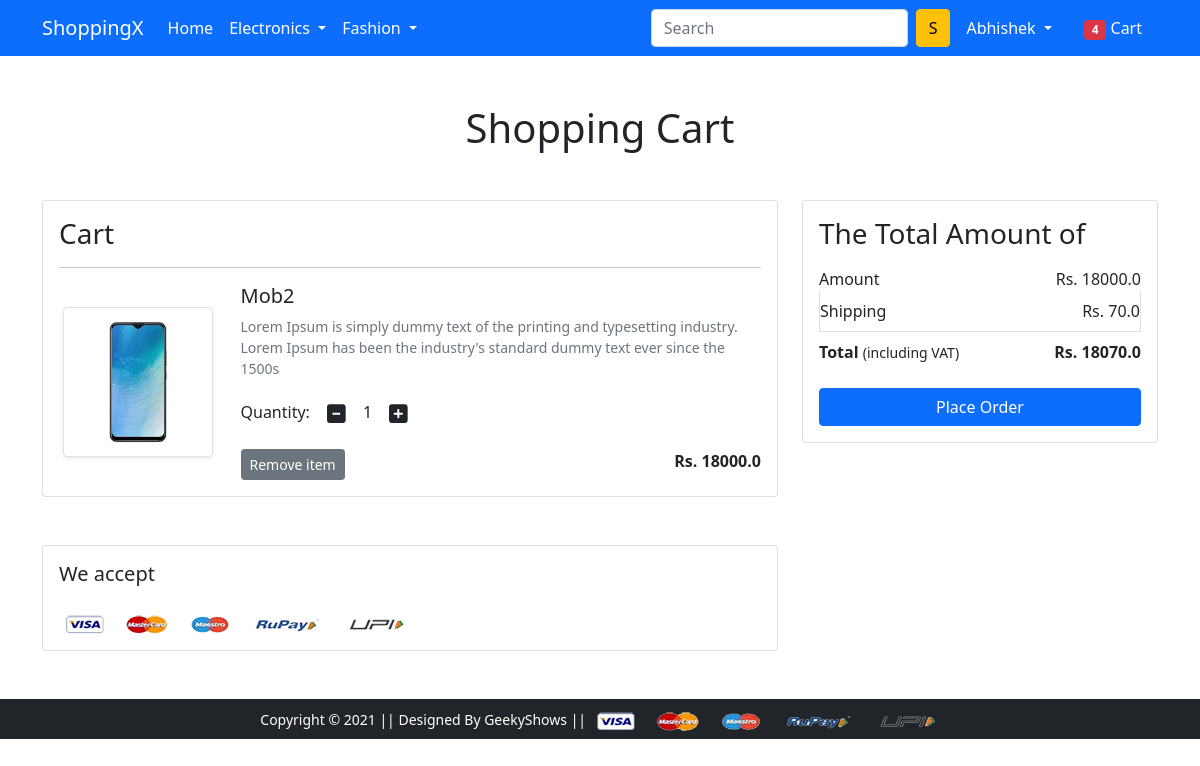
The app's page /cart/ (signed in), older data.
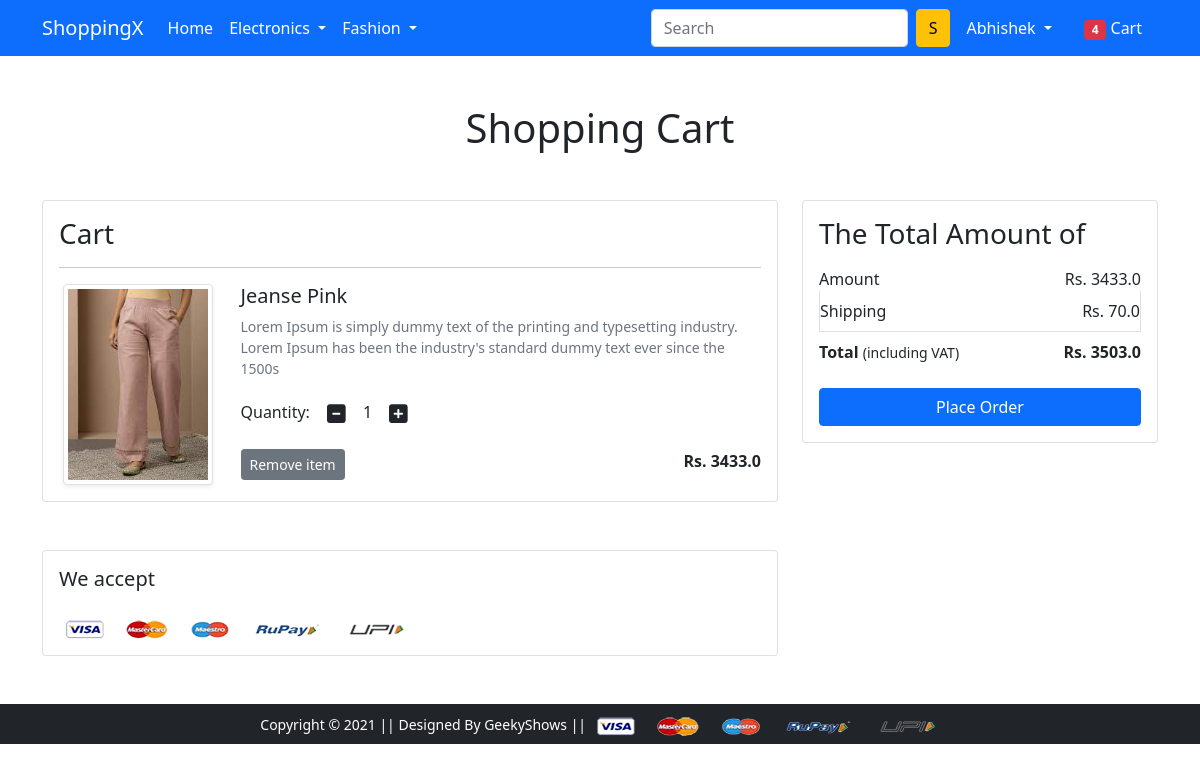
The same page, newer data.
### app/models.py (models this page shows, shortened)
class Cart(models.Model):
    user = models.ForeignKey(User,on_delete=models.CASCADE)
    product = models.ForeignKey(Product,on_delete=models.CASCADE)
    quantity = models.PositiveIntegerField(default=1)

class Product(models.Model):
    title = models.CharField(max_length=100)
    selling_price = models.FloatField()
    discounted_price = models.FloatField()
    description = models.TextField()
    brand = models.CharField(max_length=100)
    category=models.CharField(choices=CATEGORY_CHOICES,max_length=5)
    product_image = models.ImageField(upload_to='productimg')

### app/views.py (the view)
# urls.py: path('cart/',views.show_cart,name='showcart'),
@login_required
def show_cart(request):
  if request.user.is_authenticated:
    user = request.user
    cart = Cart.objects.filter(user=user)
    if cart:
      amount = 0.0
      shipping_amount = 70.0
      for cart_item in cart:
        temp_amt = cart_item.quantity*cart_item.product.discounted_price
        amount+=temp_amt
      total_amount = amount+shipping_amount
      return render(request,'app/addtocart.html',{'carts':cart,'amount':amount,'shipping_amount':shipping_amount,'total_amount':total_amount})
    else:
      return render(request,'app/emptycart.html')

### app/templates/app/addtocart.html (shortened to what this page needs)
{% extends 'app/base.html' %}
{% load static %}
{% block main-content %}
<div class="container my-5">
  <div class="row">
    <h1 class="text-center mb-5">Shopping Cart</h1>
    <div class="col-sm-8">
      <div class="card">
        <div class="card-body">
          <h3>Cart</h3>
          {% for cart in carts %}
          <hr>
          <div class="row">
            <div class="col-sm-3 text-center align-self-center"><img src="{{cart.product.product_image.url}}" alt=""
                srcset="" class="img-fluid img-thumbnail shadow-sm" height="150" width="150"> </div>
            <div class="col-sm-9">
              <div>
                <h5>{{cart.product.title}}</h5>
                <p class="mb-2 text-muted small">{{cart.product.description}}</p>
                <div class="my-3">
                  <label for="quantity">Quantity:</label>
                  <a class="minus-cart btn" pid="{{cart.product.id}}"><i class="fas fa-minus-square fa-lg"></i></a>
                  <span id="quantity">{{cart.quantity}}</span>
                  <a class="plus-cart btn" pid="{{cart.product.id}}"><i class="fas fa-plus-square fa-lg"></i></a>
                </div>
                <div class="d-flex justify-content-between">
                  <a href="" class="btn btn-sm btn-secondary mr-3 remove-cart" pid="{{cart.product.id}}" >Remove item </a>
                  <p class="mb-0"><span><strong>Rs. {{cart.product.discounted_price}}</strong></span></p>
                </div>
              </div>
            </div>
          </div>
          {% endfor %}
        </div>
      </div>
    </div>
    <div class="col-sm-4">
      <div class="card">
        <div class="card-body">
          <h3>The Total Amount of</h3>
          <ul class="list-group">
            <li class="list-group-item d-flex justify-content-between align-items-center border-0 px-0 pb-0">
              Amount<span>Rs. <span id="amount">{{amount}}</span></span></li>
            <li class="list-group-item d-flex justify-content-between align-items-center px-0">Shipping<span>Rs.
                {{shipping_amount}}</span></li>
            <li class="list-group-item d-flex justify-content-between align-items-center border-0 px-0 mb-3">
              <div>
                <strong>Total</strong> <small>(including VAT)</small>
              </div>
              <span><strong>Rs. <strong id="totalamount">{{total_amount}}</strong></strong></span>
            </li>
          </ul>
          <div class="d-grid"><a href="{% url 'checkout' %}" class="btn btn-primary">Place Order</a></div>
        </div>
      </div>
    </div>
  </div>
</div>
<div class="container">
  <div class="row">
    <div class="col-sm-8">
      <div class="card">
        <div class="card-body">
          <h5 class="mb-4">We accept</h5>
          <img src="{% static 'app/images/payment.png' %}" alt="" class="img-fluid">
        </div>
      </div>
    </div>
  </div>
</div>
{% endblock main-content %}

### app/templates/app/base.html (shortened to what this page needs)
<!doctype html>
{% load static %}
<html lang="en">
  <head>
    <link href="https://cdn.jsdelivr.net/npm/bootstrap@5.0.0-beta1/dist/css/bootstrap.min.css" rel="stylesheet">
    <link rel="stylesheet" href="{% static 'app/css/owl.carousel.min.css' %}">
    <link rel="stylesheet" href="{% static 'app/css/all.min.css' %}">
    <link rel="stylesheet" href="{% static 'app/css/style.css' %}">
  </head>
  <body>
    <nav class="navbar navbar-expand-lg navbar-dark bg-primary">
     <div class="container">
       <a class="navbar-brand" href="/">ShoppingX</a>
       <div class="collapse navbar-collapse" id="navbarSupportedContent">
         <ul class="navbar-nav me-auto mb-2 mb-lg-0">
           <li class="nav-item">
             <a class="nav-link active" aria-current="page" href="/">Home</a>
           </li>
           <li class="nav-item dropdown">
             <a class="nav-link dropdown-toggle text-white" href="#" id="electronicsDropdown" role="button" data-bs-toggle="dropdown" aria-expanded="false">
               Electronics
             </a>
           </li>
           <li class="nav-item dropdown">
             <a class="nav-link dropdown-toggle text-white" href="#" id="fashionDropdown" role="button" data-bs-toggle="dropdown" aria-expanded="false">
               Fashion
             </a>
           </li>
         </ul>
         <form class="d-flex">
           <input class="form-control me-2" type="search" placeholder="Search" aria-label="Search">
           <button class="btn btn-warning" type="submit">S</button>
         </form>
         <div>
          <ul class="navbar-nav me-auto mb-2 mb-lg-0">
          {% if request.user.is_authenticated %}
           <li class="nav-item dropdown mx-2">
              <a class="nav-link dropdown-toggle text-white" href="#" id="profileDropdown" role="button" data-bs-toggle="dropdown" aria-expanded="false">
                {{request.user.username|capfirst}}
              </a>
            </li>
            <li class="nav-item mx-2">
             <a href="{% url 'showcart' %}" class="nav-link text-white"><span class="badge bg-danger">4</span> Cart </a>
            </li>
          {% endif %}
          </ul>
         </div>
       </div>
     </div>
    </nav>
    {% block main-content %} {% endblock main-content %}
    <footer class="container-fluid bg-dark text-center p-2 mt-5">
        <small class="text-white">Copyright &copy; 2021 || Designed By GeekyShows || </small>
        <img src="{% static 'app/images/payment.png' %}" alt="" srcset="" class="img-fluid" height="2px">
    </footer>
  </body>
</html>

Row changes from the older to the newer data that the page shows:
removed Cart: product.product_image (picture), product "Mob2", product.description "Lorem Ipsum is simply dummy text of the printing and typesetting industry. Lorem Ipsum has been the industry's standard dummy text ever since the 1500s", quantity "1", product.discounted_price "18000.0"
added Cart: product.product_image (picture), product "Jeanse Pink", product.description "Lorem Ipsum is simply dummy text of the printing and typesetting industry. Lorem Ipsum has been the industry's standard dummy text ever since the 1500s", quantity "1", product.discounted_price "3433.0"
Text that changed along with them:
{{ amount }}: "18000.0" → "3433.0"
{{ total_amount }}: "18070.0" → "3503.0"
